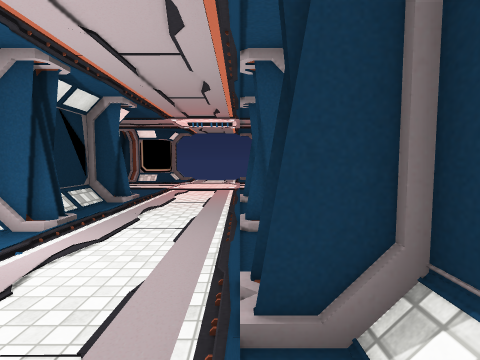
[1] (above)

17 first-person views from a walk through a 3-D level made in the Unity game engine. The camera is 1.4 m above the floor, tilts 4° down and sees 85° across. The floor is counted in squares, 1 m on a side. Each view is taken from the middle of a square. On the plan, view 1 faces up. The plan holds only what a view shows up to about 13 squares ahead; the rest is blank. Some surface patterns are stand-ins.

[2]
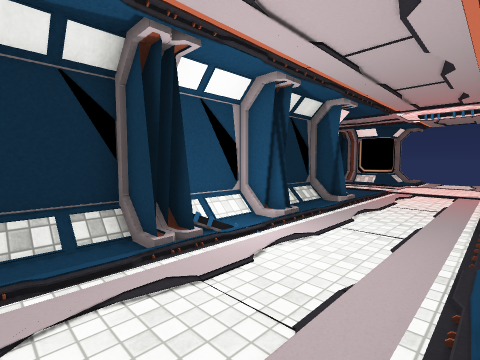

[3]
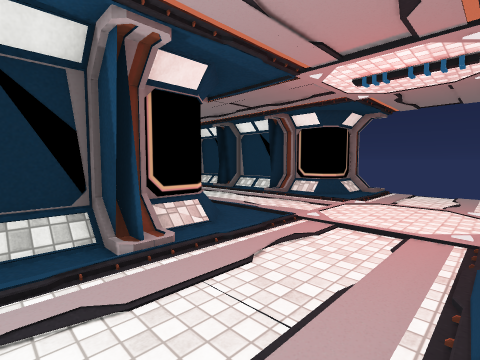

[4]
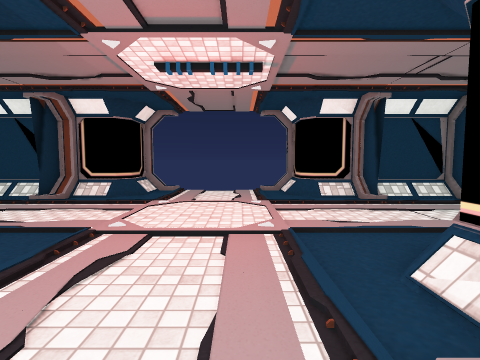

[5]
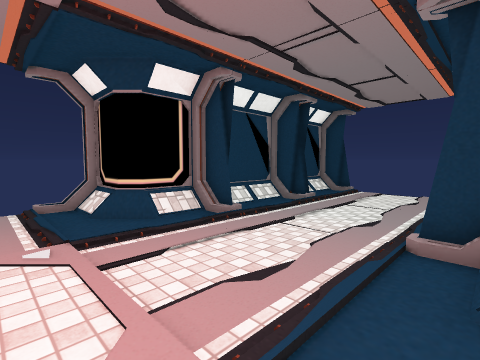

[6]
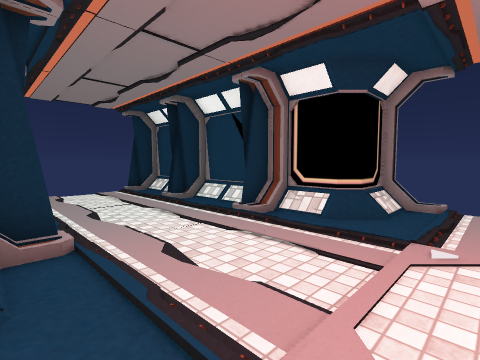

[7]
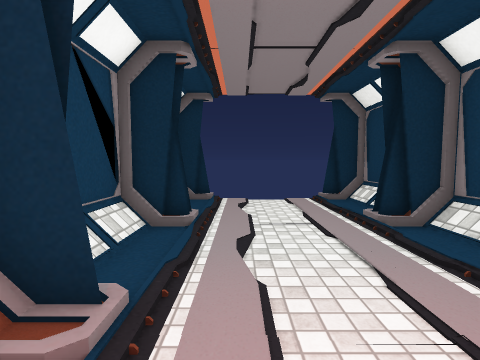

[8]
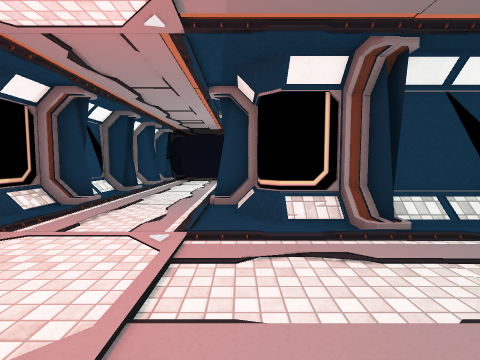

[9]
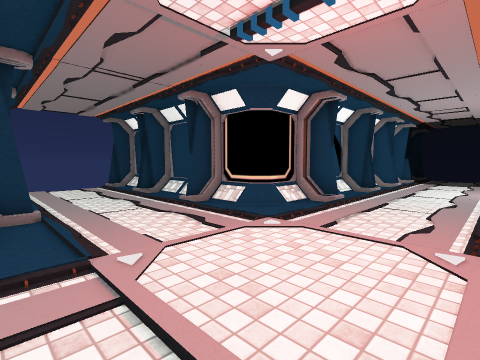

[10]
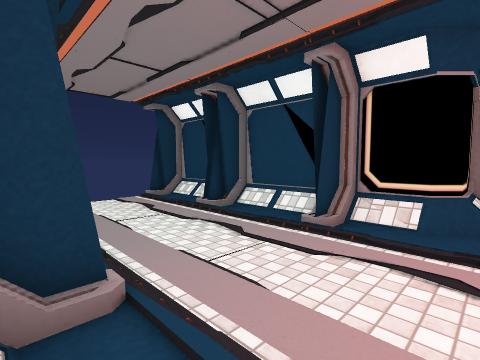

[11]
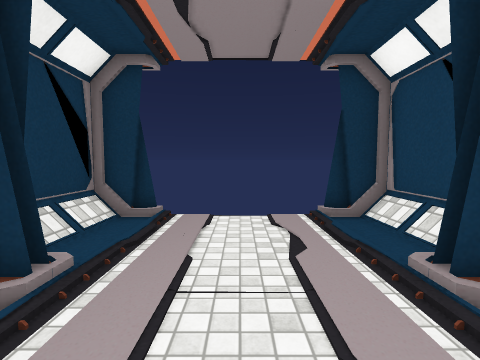

[12]
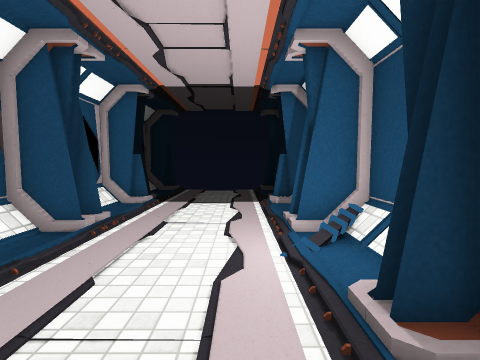

[13]
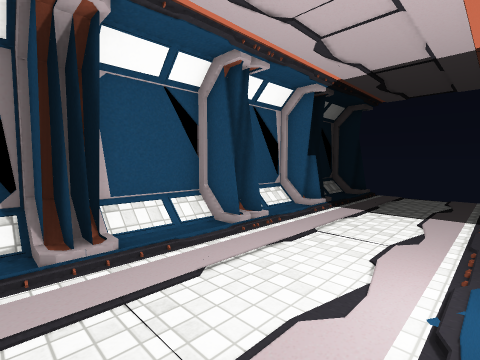

[14]
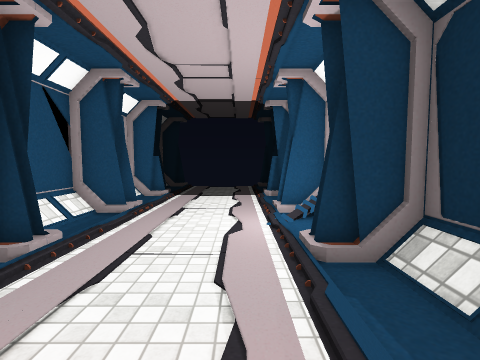

[15]
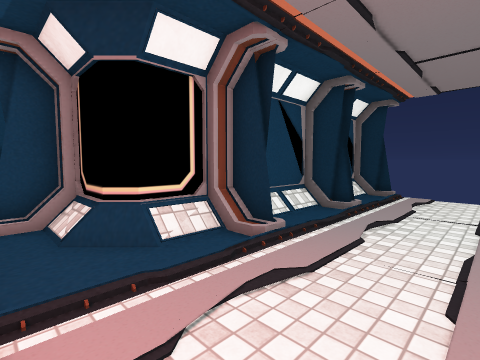

[16]
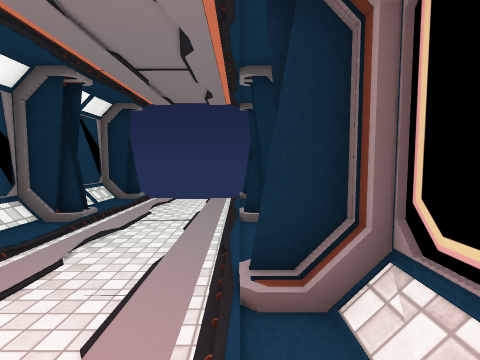

[17]
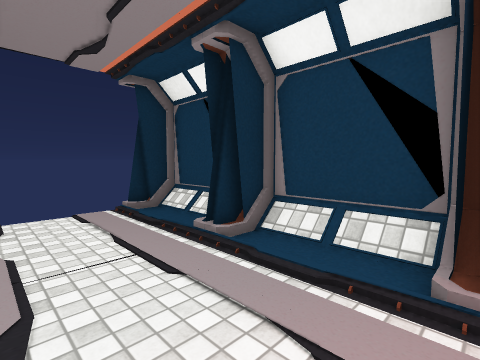

### Floor plan
Key: @ floor where view 1 was taken; # wall or solid block; . main floor; - floor 0.25 m lower than the main floor; / step, stairs or slope.
Columns run from 16 left of view 1 to 12 right of it. Each row starts with its distance up from view 1.
 22           #       #
 21           #/..-../#
 20 ###########/..--./##########
 19 #///#///#//...-...//#//##//##
 18  ......................//../
 17  ...........................
 16  ------------....-----------
 15  .-...-...-.......-..-...-..
 14  .............-...../..//../
 13 #.. #...#//...-...//#//##//##
 12 ###########/.--../##########
 11           #/..-../#
 10           ##..-..##
  9           #/..-.. #
  8           #/.--...#
  7           #/..-...#
  6           ##..-..##
  5           #/..-...#
  4           #//--...#
  3           ###.-.###
  2           ###.-.###
  1           #/.--...#
  0           #/..-.@.#
 -1           ###   ###

Where each view was taken, in squares from view 1:
view 1: 0 up, 0 right, facing up
view 2: 0 up, 0 right, facing up-left
view 3: 8 up, 0 right, facing up-left
view 4: 9 up, 1 left, facing up
view 5: 13 up, 1 left, facing up-right
view 6: 13 up, 3 left, facing up-left
view 7: 15 up, 6 left, facing left
view 8: 19 up, 5 left, facing down
view 9: 19 up, 4 left, facing down-right
view 10: 19 up, 1 right, facing down-right
view 11: 16 up, 5 right, facing right
view 12: 8 up, 3 left, facing down
view 13: 7 up, 4 left, facing down-right
view 14: 10 up, 3 left, facing down
view 15: 17 up, 4 left, facing down-left
view 16: 18 up, 5 left, facing left
view 17: 15 up, 8 left, facing up-left
